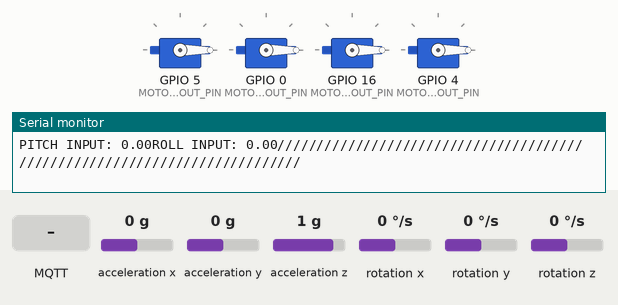
Recording of a sketch running on a simulated ESP8266 (NodeMCU). Shown: 4 × servo, the last lines printed to the serial monitor. Inputs (shaded band) come from the test bench; at power-on: acceleration x 0 g, acceleration y 0 g, acceleration z 1 g, rotation x 0 °/s, rotation y 0 °/s, rotation z 0 °/s. WiFi joins after 1.5 s; servers stay silent unless stated; the sensor or clock chip raises its interrupt line as the real part does; random numbers use the default seed unless the sketch sets one; no MQTT or app messages arrive unless stated.

Above: at 3.3 s.
3.4 s: MQTT message "1" arrives on the first subscribed topic
At 3.9 s:
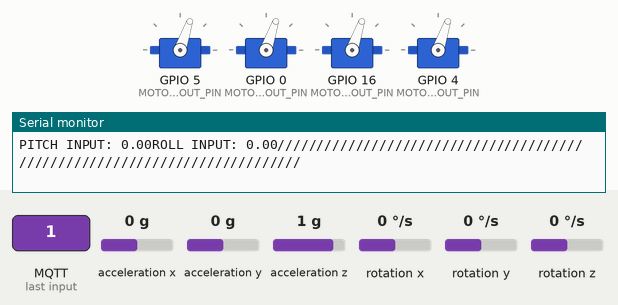
4.9 s: MQTT message "3" arrives on the first subscribed topic
At 6.0 s:
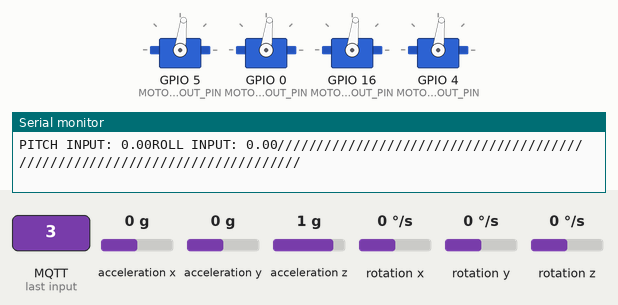
6.4 s: MQTT message "0" arrives on the first subscribed topic
At 7.4 s:
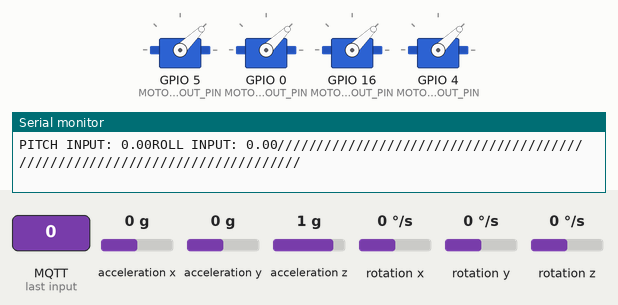
9.4 s: acceleration x set to -1.4 g
12.4 s: acceleration y set to -1.4 g
At 13.6 s:
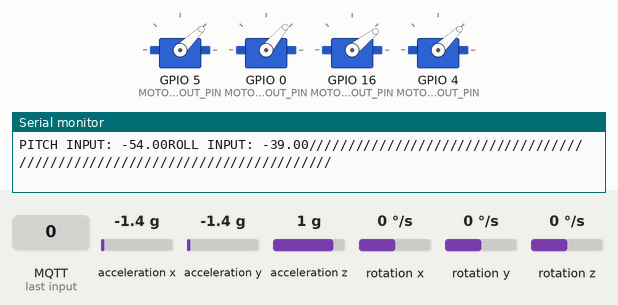
13.9 s: acceleration x set to 0.8 g
At 15.0 s:
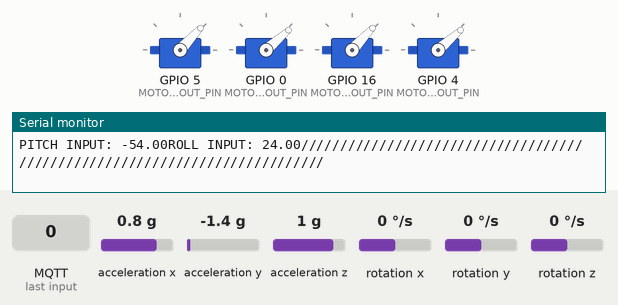
Timing chart, 0 to 16.5 s (numbered marks = the images above; inputs shaded):
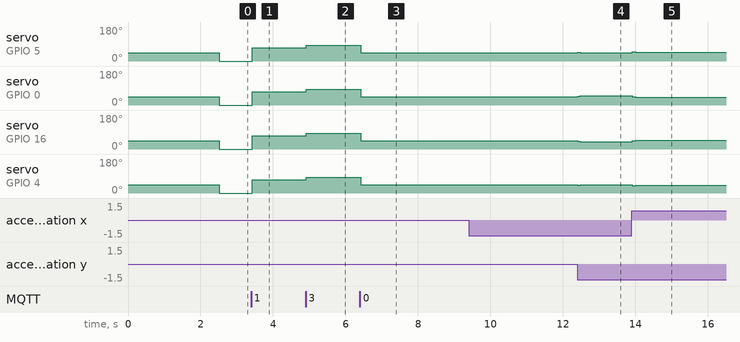

The sketch:

DRONEKSTABLE.ino
```cpp
/////////////////////////////////////INCLUSION DE LIBRERIAS WIFI///////////////////////////////
#include <ESP8266WiFi.h>
#include <PubSubClient.h>
////////////////////////////////////INCLUSION DE LIBRERIAS PID/////////////////////////////////
#include "I2Cdev.h"
#include <PID_v1.h>
#include "Wire.h"
#include <Servo.h>
#include "MPU6050_6Axis_MotionApps20.h"
////////////////////////////////////DEFINICIONES DEL WIFI/////////////////////////////////
const char* ssid = "TazAtherton";
const char* password = "29605091";
const char* mqtt_server = "192.168.0.20";
//CONF PUBSUBLIB
WiFiClient espClient;
PubSubClient client(espClient);
long lastMsg = 0;
char msg[50];
int value = 0;
////////////////////////////////////DEFINICIONES DEL PID////////////////////////////////
/*************************
*          PID           *
*         LIMITES        *
*************************/
static uint16_t unThrottleIn;

#define OUTPUT_LIMITS 50
///////////////////////CARIABLES DE MOTORES//////////////////
int outputTL, outputTR, outputBR, outputBL, auxTL, auxTR, auxBR, auxBL;
int mpuYaw, mpuPitch, mpuRoll;
int motorGain = 35;
///////////////////////VARIABLES DEL PID/////////////////////
double pitchSetpoint, pitchInput, pitchOutput;
double rollSetpoint, rollInput, rollOutput;
//////////////////////////TUNING DEL PID/////////////////////
double PitchaggKp=.80, PitchaggKi=0, PitchaggKd=0;
double PitchconsKp=.53, PitchconsKi=0.02, PitchconsKd=0.12;

double RollaggKp=.80, RollaggKi=0.00, RollaggKd=0;
double RollconsKp=.53, RollconsKi=0.02, RollconsKd=0.12;
//Specify the links and initial tuning parameters
PID pitchPID(&pitchInput, &pitchOutput, &pitchSetpoint, PitchconsKp, PitchconsKi, PitchconsKd, DIRECT);
PID rollPID(&rollInput, &rollOutput, &rollSetpoint, RollconsKp, RollconsKi, RollconsKd, DIRECT);

long previousMillis = 0;
int derecha = 0; int izquierda = 0; int arriba = 0; int abajo = 0;
//////////////////////definiciones y servos MPU////////////////////////
      MPU6050 mpu;////////definicion del MPU
      /////VARIABLES DEL MPU/////////////////////////////////////
      bool dmpReady = false;
      uint8_t mpuIntStatus;
      uint8_t devStatus;
      uint16_t packetSize;
      uint16_t fifoCount;
      uint8_t fifoBuffer[64];

      Quaternion q;
      VectorInt16 aa;
      VectorInt16 aaReal;
      VectorInt16 aaWorld;
      VectorFloat gravity;
      float euler[3];
      float ypr[3];
///////////////////////////////VARIBLE DE INTERRUPCIONES///////////////////////////////////////
      volatile bool mpuInterrupt = false;
      void dmpDataReady() {
          mpuInterrupt = true;
      }

#define MOTORTL_OUT_PIN 5  //D1   5
#define MOTORTR_OUT_PIN 0  //D3    0
#define MOTORBR_OUT_PIN 4 //D2     4
#define MOTORBL_OUT_PIN 16  //D0    16

Servo servoMotorTL;
Servo servoMotorTR;
Servo servoMotorBR;
Servo servoMotorBL;
//////////////////////////////


//////////////////////////////////////////////////////////////////////////////////////////////////////////////////////
//////////////////////////////////////////////////////////////////////////////////////////////////////////////////////
/////////////////////////////////////////////////////****SETUP****/////////////////////////////////////////////////////
//////////////////////////////////////////////////////////////////////////////////////////////////////////////////////
//////////////////////////////////////////////////////////////////////////////////////////////////////////////////////


void setup() {
derecha = 0; izquierda = 0; arriba = 0; abajo = 0;
pitchInput = 0;
rollInput = 0;
///////////////////////CONFIGURAICON BASICA DEL PID//////////////////////////////
pitchPID.SetMode(AUTOMATIC);
rollPID.SetMode(AUTOMATIC);
pitchPID.SetOutputLimits(0, 30);///30 en ambos noc porque
rollPID.SetOutputLimits(0, 30);///30 en ambos noc porque
//////////////////////////////////SETUP MPU////////////////////////////////////////////
    Wire.begin(14, 12);
//////////////////////////////////SETUP WIFI///////////////////////////////////////////
    Serial.begin(115200);
    setup_wifi();
    client.setServer(mqtt_server, 1883);
    client.setCallback(callback);
//////////////////////////////////ATTACH MOTORES///////////////////////////////////////////
servoMotorTL.attach(MOTORTL_OUT_PIN);
servoMotorTR.attach(MOTORTR_OUT_PIN);
servoMotorBL.attach(MOTORBL_OUT_PIN);
servoMotorBR.attach(MOTORBR_OUT_PIN);
    arm();///ARMADO DE MOTORES
//////////////////////////////////INICIALIZACION DEL MPU///////////////////////////////////
        mpu.initialize();
        Serial.println(mpu.testConnection() ? F("MPU6050 connection successful") : F("MPU6050 connection failed"));
        devStatus = mpu.dmpInitialize();
        //OFFSETS supongo que es la descalibracion minima por la posicion del modulo MPU
        mpu.setXGyroOffset(220);
        mpu.setYGyroOffset(76);
        mpu.setZGyroOffset(-85);
        mpu.setZAccelOffset(1788);
        // interrupcion o algo INICIO DEL MPU
        if (devStatus == 0) {
              mpu.setDMPEnabled(true);
              attachInterrupt(0, dmpDataReady, RISING);
              mpuIntStatus = mpu.getIntStatus();
              dmpReady = true;
              packetSize = mpu.dmpGetFIFOPacketSize();
          } else {
              Serial.print(F("DMP Initialization failed (code "));
              Serial.print(devStatus);
              Serial.println(F(")"));
          }
}


//SETTIMING PARAMS
// CALLBACK///////
                            int cortarPayload(String mensaje){
                              String mensajerecortado=mensaje.substring(0,4);
                              int velocidad = mensajerecortado.toInt();
                              if ((velocidad>=1000) && (velocidad<=1550)){
                                return velocidad;
                              }
                              else return 1000;
                              return mensajerecortado.toInt();
                            }
  void callback(char* topic, byte* payload, unsigned int length)
  {
      Serial.print("Command from MQTT broker is : [");
      Serial.print(topic);
      int p =(char)payload[0]-'0';
      if(p==0){unThrottleIn=1000;}
      if(p==1){unThrottleIn=1280;}
      if(p==2){unThrottleIn=1350;}
      if(p==3){unThrottleIn=1400;}
      if(p==4){unThrottleIn=1450;}
      if(p==7){izquierda=90;}
      if(p==6){derecha=90;}
      if(p==9){abajo=90;}
      if(p==8){arriba=90;}
  }
// ///CALLBACK


//////////////////////////////////////////////////////////////////////////////////////////////////////////////////////
//////////////////////////////////////////////////////////////////////////////////////////////////////////////////////
/////////////////////////////////////////////////////****LOOP****/////////////////////////////////////////////////////
//////////////////////////////////////////////////////////////////////////////////////////////////////////////////////
//////////////////////////////////////////////////////////////////////////////////////////////////////////////////////


double max_pitch=0;
double max_roll=0;


void loop() {
  if (!dmpReady) return;
  while (!mpuInterrupt && fifoCount < packetSize) {}
  mpuInterrupt = false;
  mpuIntStatus = mpu.getIntStatus();
  fifoCount = mpu.getFIFOCount();
  if ((mpuIntStatus & 0x10) || fifoCount == 1024) {
        mpu.resetFIFO();
        Serial.println(F("FIFO OVERFLOW!!!!!!!"));
    } else if (mpuIntStatus & 0x02) {
        while (fifoCount < packetSize) fifoCount = mpu.getFIFOCount();
        mpu.getFIFOBytes(fifoBuffer, packetSize);
        fifoCount -= packetSize;
    }
  mpu.dmpGetQuaternion(&q, fifoBuffer);
  mpu.dmpGetGravity(&gravity, &q);
  mpu.dmpGetYawPitchRoll(ypr, &q, &gravity);
  mpuYaw = ypr[0] * 180/M_PI;
  mpuRoll = ypr[1] * 180/M_PI;
  mpuPitch = ypr[2] * 180/M_PI;

  pitchInput = mpuPitch;
  rollInput = mpuRoll;
/////////////////////////////////////////PID PITCH//////////////////////////////////////////////////////////////////
            pitchSetpoint = 0; // Valor Deseado (en grados)
            //pitchInput = map(unPitchIn, 900, 2000, -30, 30); // Valor de entrada (necesita convertirse a grados)
            //double Pitchgap = abs(pitchSetpoint-pitchInput); // Distancia hasta setpoint (Error)
            //if(Pitchgap<5) {  // Estamos lejos del setpoint, usar parametros conservativos
                //pitchPID.SetTunings(PitchconsKp, PitchconsKi, PitchconsKd);
                if(pitchOutput>=max_pitch||max_pitch==30)max_pitch=pitchOutput;
            //} else {
              // Estamos muy cerca del setpoint, usa parametros agresivos
              pitchPID.SetTunings(PitchaggKp, PitchaggKi, PitchaggKd);
            //}
            pitchPID.Compute();
/////////////////////////////////////////PID ROLL//////////////////////////////////////////////////////////////////
            rollSetpoint = 0; // Valor deseado (necesita convertirse a grados)
            //rollInput = map(unRollIn, 900, 2000, -30, 30); // Valor de entrada (necesita convertirse a grados)
            //double Rollgap = abs(rollSetpoint-rollInput); // Distancia hasta setpoint (Error)
            //if(Rollgap<5) {  // Estamos lejos del setpoint, usar parametros conservativos
                //rollPID.SetTunings(RollconsKp, RollconsKi, RollconsKd);
                if(rollOutput>=max_roll||max_roll==30)max_roll=rollOutput;
            //} else {
              // Estamos muy cerca del setpoint, usa parametros agresivos
              rollPID.SetTunings(RollaggKp, RollaggKi, RollaggKd);
            //}
            rollPID.Compute();

          Serial.println("///////////////////////////////////////////////////////////////////////////");
          Serial.print("PITCH INPUT: ");Serial.print(pitchInput);
            //Serial.print("->MAXPITCH: ");Serial.println(max_pitch);
            //Serial.print("->PITCH OUTPUT: ");Serial.println(pitchOutput);
          Serial.print("ROLL INPUT: ");Serial.print(rollInput);
            //Serial.print("->MAXPITCH: ");Serial.println(max_roll);
            //Serial.print("->ROLL OUTPUT: ");Serial.println(rollOutput);

    if(true) {
          //Serial.println("///////////////////////////////////////////////////////////////////////////");
          /*outputTR = unThrottleIn;
          outputTL = unThrottleIn;
          outputBL = unThrottleIn;
          outputBR = unThrottleIn;*/
        /////////////////////////////////ESTABILIZADOR/////////////////////////////////////
          if(mpuPitch > 0) {//enciendeizquierda
            outputBR = unThrottleIn + rollOutput; outputTR = unThrottleIn - rollOutput;
            outputBL = unThrottleIn + rollOutput; outputTL = unThrottleIn - rollOutput;
          }
          else if (mpuPitch < 0){//enciendederecha
            outputBR = unThrottleIn - rollOutput ; outputTR = unThrottleIn + rollOutput ;
            outputBL = unThrottleIn - rollOutput ; outputTL = unThrottleIn + rollOutput ;
          }
          else {
            outputBR = unThrottleIn ; outputTR = unThrottleIn ;
            outputBL = unThrottleIn ; outputTL = unThrottleIn ;
          }
          // Inclinar Adelante (Grados negativos)
          if(mpuRoll < 0) {//enciendearriba
            outputBR = outputBR + pitchOutput ; outputTR = outputTR + pitchOutput ;
            outputBL = outputBL - pitchOutput; outputTL = outputTL - pitchOutput ;
          }
          else if(mpuRoll > 0) {//enciendeabajo
            outputBR = outputBR - pitchOutput; outputTR = outputTR - pitchOutput;
            outputBL = outputBL + pitchOutput ; outputTL = outputTL + pitchOutput ;
          }
          else{//enciendetodo
            outputBR = outputBR ; outputTR = outputTR ;
            outputBL = outputBL ; outputTL = outputTL ;
          }
          ////////////////////////VIRAR//////////////////////////
                unsigned long currentMillis = millis();
                if(currentMillis - previousMillis > 3000) {
                        previousMillis = currentMillis;
                        if(derecha==90){
                          derecha=0;
                        }
                        if(izquierda==90){
                          izquierda=0;
                        }
                        if(arriba==90){
                          arriba=0;
                        }
                        if(abajo==90){
                          abajo=0;
                        }
                  }

    /////////////////////////////////////////////////////////
            /*outputBR = unThrottleIn ; outputTR = unThrottleIn ;
            outputBL = unThrottleIn ; outputTL = unThrottleIn ;*/
          if(derecha==90){
            outputTR+=derecha;
            outputTL+=derecha;
          }
          if(izquierda==90){
            outputBR+=izquierda;
            outputBL+=izquierda;
          }
          if(arriba==90){
            outputTR+=arriba;
            outputBR+=arriba;
          }
          if(abajo==90){
            outputTL+=abajo;
            outputBL+=abajo;

          }
          /*if(mpuRoll > 0) {
            outputBR = unThrottleIn + pitchOutput; outputTR = unThrottleIn - pitchOutput;
            outputBL = unThrottleIn + pitchOutput; outputTL = unThrottleIn - pitchOutput;
          }
          else if (mpuRoll < 0){
            outputBR = unThrottleIn - pitchOutput; outputTR = unThrottleIn + pitchOutput;
            outputBL = unThrottleIn - pitchOutput; outputTL = unThrottleIn + pitchOutput;
          }
          else{
             outputBR = unThrottleIn; outputTR = unThrottleIn;
             outputBL = unThrottleIn; outputTL = unThrottleIn;
          }
          // Inclinar Adelante (Grados negativos)
          if(mpuPitch < 0) {
            outputTR = unThrottleIn  + rollOutput; outputTL = unThrottleIn  - rollOutput;
            outputBR = unThrottleIn  + rollOutput; outputBL = unThrottleIn  - rollOutput;
          }
          else if(mpuPitch > 0) {
            outputTR = unThrottleIn  - rollOutput; outputTL = unThrottleIn  + rollOutput;
            outputBR = unThrottleIn  - rollOutput; outputBL = unThrottleIn  + rollOutput;
          }
          else{
            outputTR = unThrottleIn; outputTL = unThrottleIn;
            outputBR = unThrottleIn; outputBL = unThrottleIn;
          }/*

          /*outputTR = unThrottleIn - pitchOutput + rollOutput;
          outputBR = unThrottleIn + pitchOutput + rollOutput;
          outputBL = unThrottleIn + pitchOutput - rollOutput;
          outputTL = unThrottleIn - pitchOutput - rollOutput;
          //////////////////ESTABILIZADOR CON PID///////////////////////////////////
          outputTR = unThrottleIn - pitchOutput + rollOutput;
          outputBR = unThrottleIn + pitchOutput + rollOutput;
          outputBL = unThrottleIn + pitchOutput - rollOutput;
          outputTL = unThrottleIn - pitchOutput - rollOutput;
          /////////////////////////////////ESTABILIZADOR/////////////////////////////////////
          /*outputTR = unThrottleIn - pitchOutput + rollOutput;
          outputBR = unThrottleIn + pitchOutput + rollOutput;
          outputBL = unThrottleIn + pitchOutput - rollOutput;
          outputTL = unThrottleIn - pitchOutput - rollOutput;*/
    }

  initMotors(outputTL,outputTR,outputBR,outputBL);
  //LOOP CLIENT
  if (!client.connected()) {
    reconnect();
  }
  client.loop();
  //LOOP CLIENT
}


////////////////////////////////////FUNCIONES DE LOS MOTORES////////////////////////////////////
void virar(){

}
void arm() {
  servoMotorTL.writeMicroseconds(1000);
  servoMotorTR.writeMicroseconds(1000);
  servoMotorBL.writeMicroseconds(1000);
  servoMotorBR.writeMicroseconds(1000);
}
void initMotors(int tl, int tr, int br, int bl) {

  /*Serial.print("TL: ");Serial.println(tl);
  Serial.print("TR: ");Serial.println(tr);
  Serial.print("BR: ");Serial.println(br);
  Serial.print("BL: ");Serial.println(bl);*/

  servoMotorTL.writeMicroseconds(tl);
  servoMotorTR.writeMicroseconds(tr);
  servoMotorBR.writeMicroseconds(br);
  servoMotorBL.writeMicroseconds(bl);

}
/////////////////////////////////////FUNCIONES DEL WIFI///////////////////////////////////////////
// /////SETUP WIFI//////////////
void setup_wifi() {
   delay(100);
  // We start by connecting to a WiFi network
    Serial.print("Connecting to ");
    Serial.println(ssid);
    WiFi.begin(ssid, password);
    while (WiFi.status() != WL_CONNECTED)
    {
      delay(500);
      Serial.print(".");
    }
  randomSeed(micros());
  Serial.println("");
  Serial.println("WiFi connected");
  Serial.println("IP address: ");
  Serial.println(WiFi.localIP());
}
void reconnect() {
  // Loop until we're reconnected
  while (!client.connected())
  {
    Serial.print("Attempting MQTT connection...");
    // Create a random client ID
    String clientId = "ESP8266Client-";
    clientId += String(random(0xffff), HEX);
    // Attempt to connect
    //if you MQTT broker has clientID,username and password
    //please change following line to    if (client.connect(clientId,userName,passWord))
    if (client.connect(clientId.c_str()))
    {
      Serial.println("connected");
     //once connected to MQTT broker, subscribe command if any
      client.subscribe("motor");
    } else {
      Serial.print("failed, rc=");
      Serial.print(client.state());
      Serial.println(" try again in 5 seconds");
      // Wait 6 seconds before retrying
      delay(6000);
    }
  }
} //end reconnect()
```

Measured:
- after the input at 3.4 s, servo on GPIO 5 (MOTORTL_OUT_PIN), servo on GPIO 0 (MOTORTR_OUT_PIN), servo on GPIO 16 (MOTORBL_OUT_PIN), servo on GPIO 4 (MOTORBR_OUT_PIN): 0° → 71° at once
- after the input at 4.9 s, servo on GPIO 5 (MOTORTL_OUT_PIN), servo on GPIO 0 (MOTORTR_OUT_PIN), servo on GPIO 16 (MOTORBL_OUT_PIN), servo on GPIO 4 (MOTORBR_OUT_PIN): 71° → 83° at once
- after the input at 6.4 s, servo on GPIO 5 (MOTORTL_OUT_PIN), servo on GPIO 0 (MOTORTR_OUT_PIN), servo on GPIO 16 (MOTORBL_OUT_PIN), servo on GPIO 4 (MOTORBR_OUT_PIN): 83° → 44° at once
- after the input at 12.4 s, servo on GPIO 5 (MOTORTL_OUT_PIN): 44° → 47° at once, → 44° 0.06 s later; servo on GPIO 0 (MOTORTR_OUT_PIN): 44° → 47° at once, → 50° 0.06 s later; servo on GPIO 16 (MOTORBL_OUT_PIN): 44° → 41° at once, → 38° 0.06 s later; servo on GPIO 4 (MOTORBR_OUT_PIN): 44° → 41° at once, → 44° 0.06 s later
- after the input at 13.9 s, servo on GPIO 5 (MOTORTL_OUT_PIN): 44° → 50° at once, → 47° 0.10 s later; servo on GPIO 0 (MOTORTR_OUT_PIN): 50° → 44° at once, → 41° 0.10 s later; servo on GPIO 16 (MOTORBL_OUT_PIN): 38° → 44° at once, → 47° 0.10 s later; servo on GPIO 4 (MOTORBR_OUT_PIN): 44° → 38° at once, → 41° 0.10 s later
